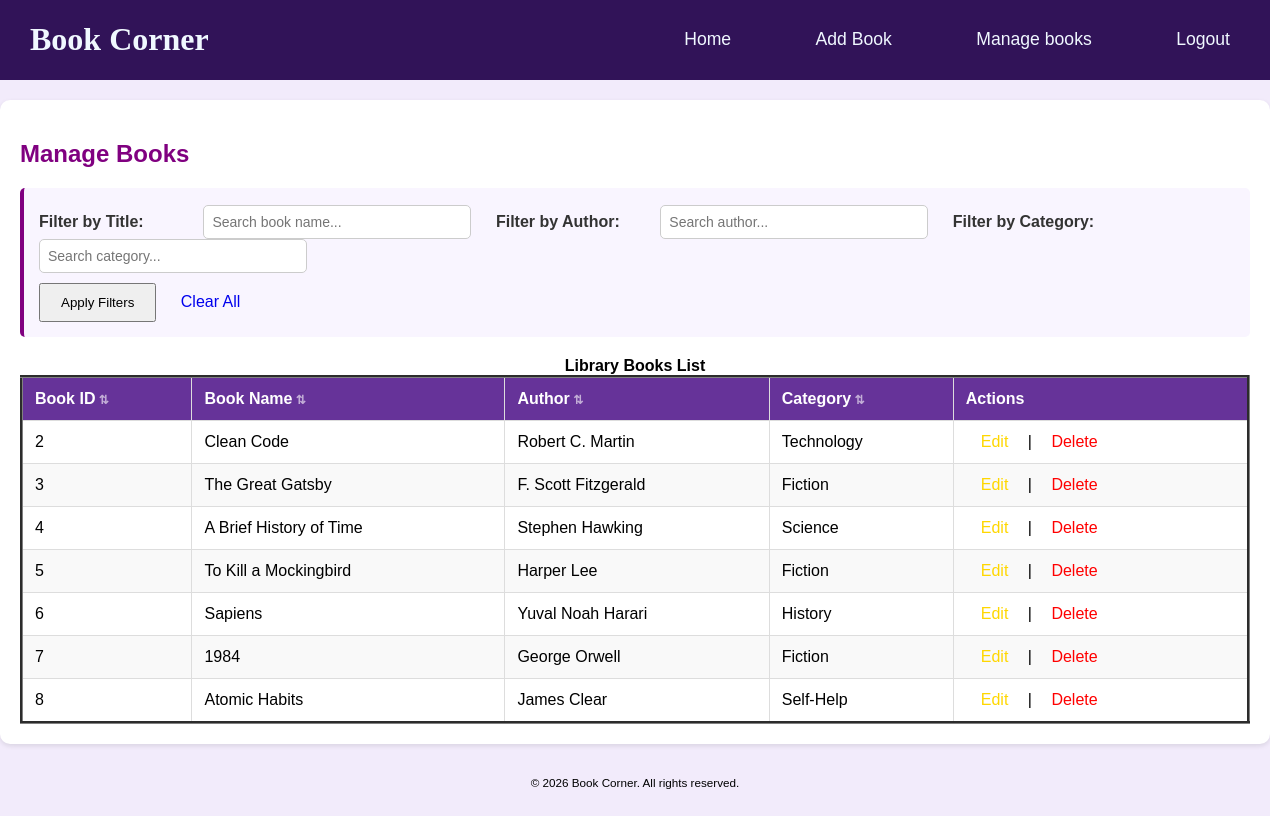
Screenshot of /manage-books/ with the database file from the repository.
### mysite/pages/models.py (models this page shows, shortened)
class Book(models.Model):
     title = models.CharField(max_length=200)
     author = models.CharField(max_length=100)
     category = models.CharField(max_length=100)
     description = models.TextField(blank=True)

### mysite/pages/views.py (the view)
# urls.py: path('manage-books/', manage_books, name='manage_books'),
def manage_books(request):
    books = Book.objects.all()
    title_filter = request.GET.get('title', '')
    author_filter = request.GET.get('author', '')
    category_filter = request.GET.get('category', '')
    if title_filter:
        books = books.filter(title__icontains=title_filter)
    if author_filter:
        books = books.filter(author__icontains=author_filter)
    if category_filter:
        books = books.filter(category__icontains=category_filter)
    return render(request, 'manage_books.html', {
        'books': books,
        'title_filter': title_filter,
        'author_filter': author_filter,
        'category_filter': category_filter
    })

### mysite/pages/templates/manage_books.html (shortened to what this page needs)
{% load static %}
<!DOCTYPE html>
<html lang="en">
<head>
    <link rel="stylesheet" href="{% static 'books/css/manage_books.css' %}">
</head>
<body>
    <header>
        <h1 class="logo">Book Corner</h1>
        <nav class="nav">
            <a href="{% url 'home' %}">Home</a>
            <a href="{% url 'add_book' %}">Add Book</a>
            <a href="{% url 'manage_books' %}">Manage books</a>
            <a href="{% url 'login' %}">Logout</a>
        </nav>
    </header>
    <section>
        <h2>Manage Books</h2>
        <div id="filterContainer">
            <form method="GET" id="filterForm">
                <label>Filter by Title:</label>
                <input type="text" name="title" placeholder="Search book name..." value="{{ title_filter }}">
                <label>Filter by Author:</label>
                <input type="text" name="author" placeholder="Search author..." value="{{ author_filter }}">
                <label>Filter by Category:</label>
                <input type="text" name="category" placeholder="Search category..." value="{{ category_filter }}">
                <div style="margin-top: 10px;">
                    <button type="submit" class="btn-save" style="width: auto; padding: 10px 20px;">Apply Filters</button>
                    <a href="{% url 'manage_books' %}" class="btn-clear" style="text-decoration: none; display: inline-block; padding: 10px 20px;">Clear All</a>
                </div>
            </form>
        </div>
        <table border="3" cellpadding="5" id="booksTable">
            <caption><b>Library Books List</b></caption>
            <thead>
                <tr>
                    <th class="sortable">Book ID</th>
                    <th class="sortable">Book Name</th>
                    <th class="sortable">Author</th>
                    <th class="sortable">Category</th>
                    <th>Actions</th>
                </tr>
            </thead>
            <tbody>
                {% for book in books %}
                <tr>
                    <td>{{ book.id }}</td>
                    <td>{{ book.title }}</td>
                    <td>{{ book.author }}</td>
                    <td>{{ book.category }}</td>
                    <td>
                        <a href="{% url 'edit_book' book.id %}">Edit</a> |
                        <a href="{% url 'delete_confirm' book.id %}" style="color: red;">Delete</a>
                    </td>
                </tr>
                {% empty %}
                <tr>
                    <td colspan="5" style="text-align:center;">No books found in the database.</td>
                </tr>
                {% endfor %}
            </tbody>
        </table>
    </section>
    <footer>
        <div class="footer-content">
            <p>&copy; 2026 Book Corner. All rights reserved.</p>
        </div>
    </footer>
</body>
</html>

### mysite/pages/static/books/css/manage_books.css (style rules this page uses)
body { font-family: Arial, sans-serif; margin: 0px; padding-top: 80px; padding-bottom: 60px; display:block; justify-content: center; align-items: center; min-height: 100vh; background-color: #f2ebfb; }
header { position: absolute; top: 0; left: 0; width: 100%; padding: 0 30px; background:#311358; display:flex; justify-content:space-between; align-items:center; z-index: 99; }
.logo { color: aliceblue; user-select: none; font-family:serif; }
.nav a { color: aliceblue; position: relative; font-size:1.1em; margin-left: 10px; margin-right: 70px; text-decoration:none; }
section { background-color: #fff; padding: 20px; margin-top: 20px; border-radius: 10px; box-shadow: 0 2px 5px rgba(0,0,0,0.1); }
h2 { color: #800080; }
#filterContainer { background-color: #f9f5ff; padding: 15px; margin-bottom: 20px; border-radius: 5px; border-left: 4px solid #800080; }
#filterContainer label { display: inline-block; width: 150px; margin-right: 10px; margin-top: 10px; color: #333; font-weight: bold; }
#filterContainer input { padding: 8px; margin-right: 20px; width: 250px; border-radius: 5px; border: 1px solid #ccc; font-size: 14px; }
table { width: 100%; border-collapse: collapse; margin-top: 15px; }
th, td { padding: 12px; border: 1px solid #ddd; text-align: left; }
th { background-color: #663399; color: white; font-weight: bold; cursor: pointer; user-select: none; transition: background-color 0.3s ease; }
th.sortable::after { content: " ⇅"; font-size: 12px; opacity: 0.6; }
tbody tr { transition: background-color 0.2s ease; }
tbody tr:nth-child(even) { background-color: #f9f9f9; }
td a { color: #FFD700; text-decoration: none; margin: 0 5px; padding: 5px 10px; border-radius: 3px; transition: all 0.2s ease; }
footer { color:black; padding: 20px 0; width: 100%; display: block; bottom: 0; left: 0; text-align: center; font-size: small; }
.footer-content p { margin-bottom: 10px; font-size: 0.9em; }

### rows the page displays
Book: id "2", title "Clean Code", author "Robert C. Martin", category "Technology"
Book: id "3", title "The Great Gatsby", author "F. Scott Fitzgerald", category "Fiction"
Book: id "4", title "A Brief History of Time", author "Stephen Hawking", category "Science"
Book: id "5", title "To Kill a Mockingbird", author "Harper Lee", category "Fiction"
Book: id "6", title "Sapiens", author "Yuval Noah Harari", category "History"
Book: id "7", title "1984", author "George Orwell", category "Fiction"
Book: id "8", title "Atomic Habits", author "James Clear", category "Self-Help"
